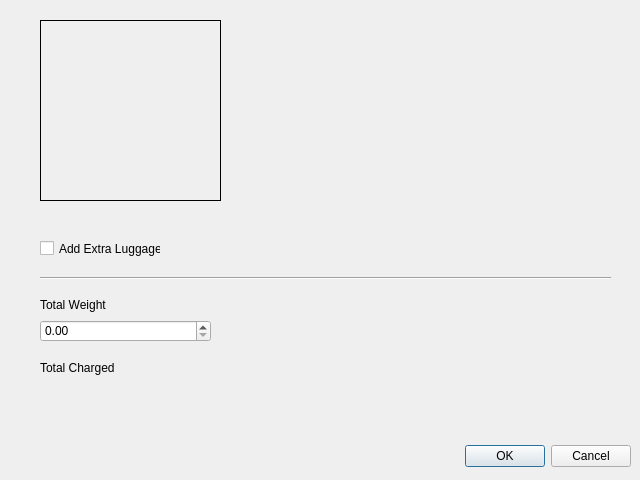
<?xml version="1.0" encoding="UTF-8"?>
<ui version="4.0">
 <class>Dialog</class>
 <widget class="QDialog" name="Dialog">
  <property name="geometry">
   <rect>
    <x>0</x>
    <y>0</y>
    <width>640</width>
    <height>480</height>
   </rect>
  </property>
  <property name="windowTitle">
   <string>Dialog</string>
  </property>
  <widget class="QDialogButtonBox" name="buttonBox">
   <property name="geometry">
    <rect>
     <x>10</x>
     <y>440</y>
     <width>621</width>
     <height>32</height>
    </rect>
   </property>
   <property name="orientation">
    <enum>Qt::Horizontal</enum>
   </property>
   <property name="standardButtons">
    <set>QDialogButtonBox::Cancel|QDialogButtonBox::Ok</set>
   </property>
  </widget>
  <widget class="QLabel" name="label">
   <property name="geometry">
    <rect>
     <x>260</x>
     <y>20</y>
     <width>101</width>
     <height>16</height>
    </rect>
   </property>
   <property name="font">
    <font>
     <pointsize>12</pointsize>
     <weight>75</weight>
     <bold>true</bold>
    </font>
   </property>
   <property name="text">
    <string>&lt;Name&gt;</string>
   </property>
  </widget>
  <widget class="QLabel" name="label_2">
   <property name="geometry">
    <rect>
     <x>260</x>
     <y>52</y>
     <width>161</width>
     <height>16</height>
    </rect>
   </property>
   <property name="font">
    <font>
     <pointsize>12</pointsize>
     <weight>75</weight>
     <bold>true</bold>
    </font>
   </property>
   <property name="text">
    <string>&lt;ID Card Number&gt;</string>
   </property>
  </widget>
  <widget class="QLabel" name="label_3">
   <property name="geometry">
    <rect>
     <x>260</x>
     <y>85</y>
     <width>201</width>
     <height>16</height>
    </rect>
   </property>
   <property name="font">
    <font>
     <pointsize>12</pointsize>
     <weight>75</weight>
     <bold>true</bold>
    </font>
   </property>
   <property name="text">
    <string>&lt;Reservation Number&gt;</string>
   </property>
  </widget>
  <widget class="QLabel" name="label_4">
   <property name="geometry">
    <rect>
     <x>260</x>
     <y>116</y>
     <width>161</width>
     <height>21</height>
    </rect>
   </property>
   <property name="font">
    <font>
     <pointsize>12</pointsize>
     <weight>75</weight>
     <bold>true</bold>
    </font>
   </property>
   <property name="text">
    <string>&lt;Flight Number&gt;</string>
   </property>
  </widget>
  <widget class="QLabel" name="label_5">
   <property name="geometry">
    <rect>
     <x>260</x>
     <y>182</y>
     <width>101</width>
     <height>16</height>
    </rect>
   </property>
   <property name="font">
    <font>
     <pointsize>12</pointsize>
     <weight>75</weight>
     <bold>true</bold>
    </font>
   </property>
   <property name="text">
    <string>&lt;Gate&gt;</string>
   </property>
  </widget>
  <widget class="QLabel" name="label_6">
   <property name="geometry">
    <rect>
     <x>260</x>
     <y>210</y>
     <width>141</width>
     <height>16</height>
    </rect>
   </property>
   <property name="font">
    <font>
     <pointsize>12</pointsize>
     <weight>75</weight>
     <bold>true</bold>
    </font>
   </property>
   <property name="text">
    <string>&lt;Seat Number&gt;</string>
   </property>
  </widget>
  <widget class="QCheckBox" name="checkBox">
   <property name="geometry">
    <rect>
     <x>40</x>
     <y>240</y>
     <width>121</width>
     <height>17</height>
    </rect>
   </property>
   <property name="text">
    <string>Add Extra Luggage</string>
   </property>
  </widget>
  <widget class="QLabel" name="label_7">
   <property name="geometry">
    <rect>
     <x>40</x>
     <y>20</y>
     <width>181</width>
     <height>181</height>
    </rect>
   </property>
   <property name="frameShape">
    <enum>QFrame::Box</enum>
   </property>
   <property name="text">
    <string>&lt;Photo&gt;</string>
   </property>
   <property name="alignment">
    <set>Qt::AlignCenter</set>
   </property>
  </widget>
  <widget class="Line" name="line">
   <property name="geometry">
    <rect>
     <x>40</x>
     <y>270</y>
     <width>571</width>
     <height>16</height>
    </rect>
   </property>
   <property name="orientation">
    <enum>Qt::Horizontal</enum>
   </property>
  </widget>
  <widget class="QDoubleSpinBox" name="doubleSpinBox">
   <property name="geometry">
    <rect>
     <x>40</x>
     <y>320</y>
     <width>171</width>
     <height>22</height>
    </rect>
   </property>
  </widget>
  <widget class="QLabel" name="label_8">
   <property name="geometry">
    <rect>
     <x>40</x>
     <y>297</y>
     <width>91</width>
     <height>16</height>
    </rect>
   </property>
   <property name="text">
    <string>Total Weight</string>
   </property>
  </widget>
  <widget class="QLabel" name="label_9">
   <property name="geometry">
    <rect>
     <x>40</x>
     <y>360</y>
     <width>81</width>
     <height>16</height>
    </rect>
   </property>
   <property name="text">
    <string>Total Charged</string>
   </property>
  </widget>
  <widget class="QLabel" name="label_10">
   <property name="geometry">
    <rect>
     <x>40</x>
     <y>390</y>
     <width>121</width>
     <height>21</height>
    </rect>
   </property>
   <property name="font">
    <font>
     <pointsize>12</pointsize>
     <weight>75</weight>
     <bold>true</bold>
    </font>
   </property>
   <property name="text">
    <string>&lt;Charged&gt;</string>
   </property>
  </widget>
  <widget class="QLabel" name="label_11">
   <property name="geometry">
    <rect>
     <x>260</x>
     <y>150</y>
     <width>161</width>
     <height>21</height>
    </rect>
   </property>
   <property name="font">
    <font>
     <pointsize>12</pointsize>
     <weight>75</weight>
     <bold>true</bold>
    </font>
   </property>
   <property name="text">
    <string>&lt;Flight Schedule&gt;</string>
   </property>
  </widget>
 </widget>
 <resources/>
 <connections>
  <connection>
   <sender>buttonBox</sender>
   <signal>accepted()</signal>
   <receiver>Dialog</receiver>
   <slot>accept()</slot>
   <hints>
    <hint type="sourcelabel">
     <x>248</x>
     <y>254</y>
    </hint>
    <hint type="destinationlabel">
     <x>157</x>
     <y>274</y>
    </hint>
   </hints>
  </connection>
  <connection>
   <sender>buttonBox</sender>
   <signal>rejected()</signal>
   <receiver>Dialog</receiver>
   <slot>reject()</slot>
   <hints>
    <hint type="sourcelabel">
     <x>316</x>
     <y>260</y>
    </hint>
    <hint type="destinationlabel">
     <x>286</x>
     <y>274</y>
    </hint>
   </hints>
  </connection>
 </connections>
</ui>
